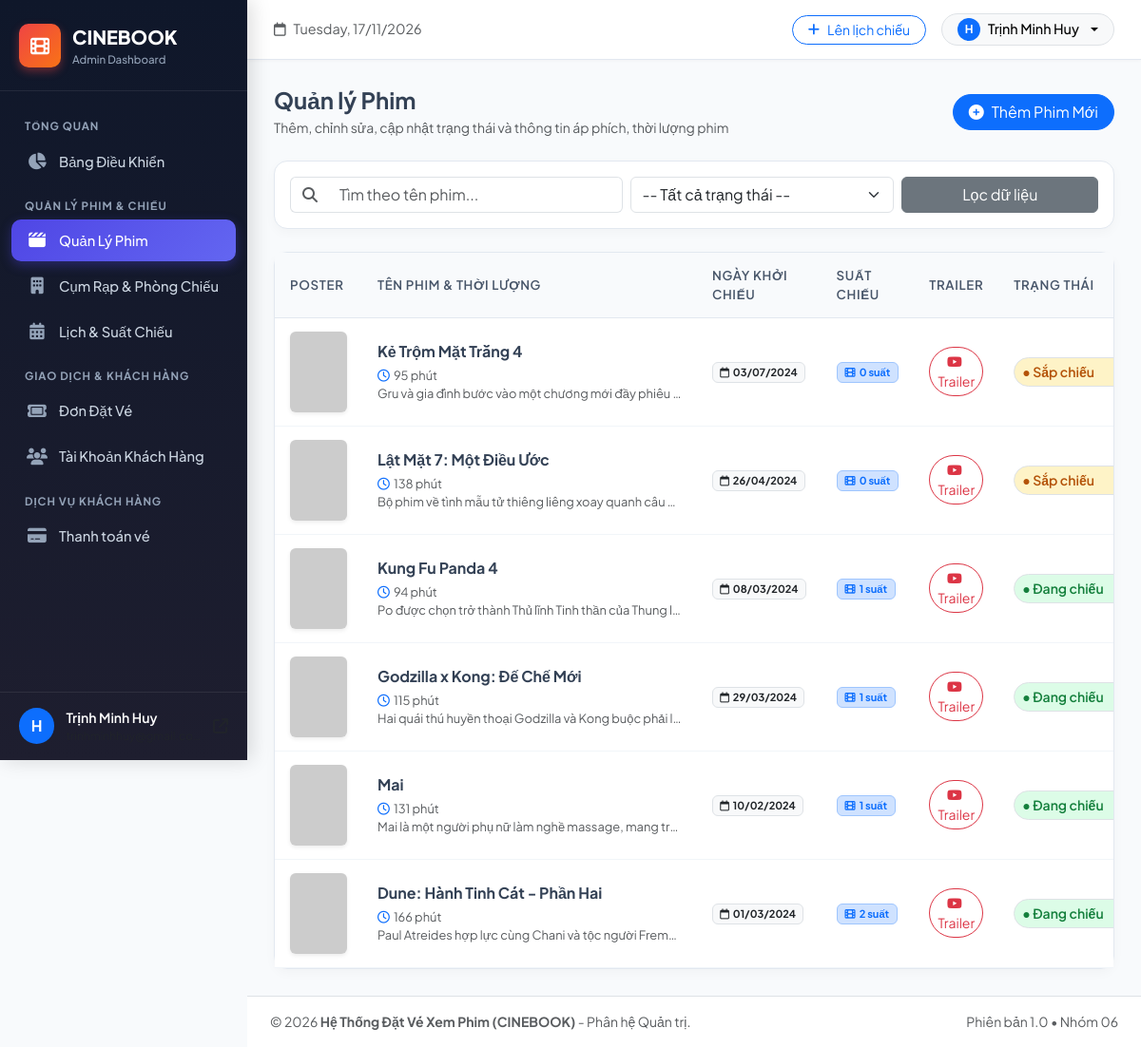
Page /admin/movies.php on the committed database.
### tables this page shows
CREATE TABLE `movies` (
    `id` INT AUTO_INCREMENT PRIMARY KEY,
    `title` VARCHAR(255) NOT NULL,
    `description` TEXT DEFAULT NULL,
    `duration` INT NOT NULL COMMENT 'Thời lượng phim tính theo phút',
    `release_date` DATE NOT NULL,
    `poster` VARCHAR(255) DEFAULT NULL,
    `trailer_url` VARCHAR(255) DEFAULT NULL,
    `status` ENUM('showing', 'upcoming', 'hidden') DEFAULT 'showing',
    `created_at` DATETIME DEFAULT CURRENT_TIMESTAMP
);

### config/database.php (called while the page is built, shortened)
<?php
if (!function_exists('format_date')) {
    function format_date($date) {
        $time = strtotime($date);
        return date('d/m/Y', $time);
    }
}

### admin/movies.php (the view, shortened to what this page needs)
<?php
require_once __DIR__ . '/header.php';
$search = trim($_GET['search'] ?? '');
$filter_status = $_GET['status'] ?? 'all';
$sql = "SELECT m.*, (SELECT COUNT(*) FROM showtimes s WHERE s.movie_id = m.id) AS total_showtimes
        FROM movies m WHERE 1=1";
$sql .= " ORDER BY m.id DESC";
$stmt = $conn->prepare($sql);
$stmt->execute();
$movies = $stmt->get_result();
?>
<div class="d-flex flex-column flex-md-row justify-content-between align-items-md-center mb-4 gap-3">
    <div>
        <h4 class="fw-bold mb-1">Quản lý Phim</h4>
        <p class="text-muted mb-0 small">Thêm, chỉnh sửa, cập nhật trạng thái và thông tin áp phích, thời lượng phim</p>
    </div>
    <button class="btn btn-primary rounded-pill px-3 d-flex align-items-center gap-2" data-bs-toggle="modal" data-bs-target="#movieModal" onclick="openAddMovieModal()">
        <i class="fa-solid fa-circle-plus"></i> Thêm Phim Mới
    </button>
</div>
<div class="card p-3 mb-4">
    <form method="GET" class="row g-2 align-items-center">
        <div class="col-12 col-md-5">
            <div class="input-group">
                <span class="input-group-text bg-white text-muted border-end-0"><i class="fa-solid fa-magnifying-glass"></i></span>
                <input type="text" name="search" class="form-control border-start-0" placeholder="Tìm theo tên phim..." value="<?= htmlspecialchars($search) ?>">
            </div>
        </div>
        <div class="col-12 col-md-4">
            <select name="status" class="form-select" onchange="this.form.submit()">
                <option value="all" <?= $filter_status === 'all' ? 'selected' : '' ?>>-- Tất cả trạng thái --</option>
            </select>
        </div>
        <div class="col-12 col-md-3 d-flex gap-2">
            <button type="submit" class="btn btn-secondary px-3 w-100">Lọc dữ liệu</button>
        </div>
    </form>
</div>
<div class="card">
    <div class="table-responsive">
        <table class="table table-custom align-middle">
            <thead>
                <tr>
                    <th style="width: 80px;">Poster</th>
                    <th>Tên Phim & Thời Lượng</th>
                    <th>Ngày Khởi Chiếu</th>
                    <th>Suất Chiếu</th>
                    <th>Trailer</th>
                    <th>Trạng Thái</th>
                </tr>
            </thead>
            <tbody>
                <?php if ($movies && $movies->num_rows > 0): ?>
                    <?php while ($m = $movies->fetch_assoc()): ?>
                        <tr>
                            <td>
                                <img src="<?= !empty($m['poster']) ? htmlspecialchars($m['poster']) : 'https://placehold.co/80x120?text=No+Poster' ?>"
                                     alt="<?= htmlspecialchars($m['title']) ?>"
                                     class="rounded object-fit-cover shadow-sm"
                                     style="width: 60px; height: 85px;"
                                     onerror="this.src='https://placehold.co/80x120?text=No+Poster'">
                            </td>
                            <td>
                                <div class="fw-bold text-slate-800 fs-6"><?= htmlspecialchars($m['title']) ?></div>
                                <div class="text-muted small mt-1">
                                    <i class="fa-regular fa-clock me-1 text-primary"></i><?= (int)$m['duration'] ?> phút
                                </div>
                                <div class="text-muted small text-truncate" style="max-width: 320px;" title="<?= htmlspecialchars($m['description'] ?? '') ?>">
                                    <?= htmlspecialchars($m['description'] ?? 'Chưa có mô tả') ?>
                                </div>
                            </td>
                            <td>
                                <span class="badge bg-light text-dark border">
                                    <i class="fa-regular fa-calendar me-1"></i><?= format_date($m['release_date']) ?>
                                </span>
                            </td>
                            <td>
                                <span class="badge bg-primary-subtle text-primary border border-primary-subtle px-2 py-1">
                                    <i class="fa-solid fa-film me-1"></i><?= $m['total_showtimes'] ?> suất
                                </span>
                            </td>
                            <td>
                                <?php if (!empty($m['trailer_url'])): ?>
                                    <a href="<?= htmlspecialchars($m['trailer_url']) ?>" target="_blank" class="btn btn-xs btn-outline-danger btn-sm rounded-pill px-2">
                                        <i class="fa-brands fa-youtube me-1"></i>Trailer
                                    </a>
                                <?php else: ?>
                                    <span class="text-muted small">Không có</span>
                                <?php endif; ?>
                            </td>
                            <td>
                                <form method="POST" class="d-inline">
                                    <select name="new_status" class="form-select form-select-sm fw-semibold rounded-pill"
                                            style="width: 135px; <?= $m['status'] == 'showing' ? 'color:#15803d;background:#dcfce7;' : ($m['status'] == 'upcoming' ? 'color:#b45309;background:#fef3c7;' : 'color:#64748b;background:#f1f5f9;') ?>"
                                            onchange="this.form.submit()">
                                        <option value="showing" <?= $m['status'] === 'showing' ? 'selected' : '' ?>>● Đang chiếu</option>
                                        <option value="upcoming" <?= $m['status'] === 'upcoming' ? 'selected' : '' ?>>● Sắp chiếu</option>
                                    </select>
                                </form>
                            </td>
                        </tr>
                    <?php endwhile; ?>
                <?php endif; ?>
            </tbody>
        </table>
    </div>
</div>
<?php require_once __DIR__ . '/footer.php'; ?>

### admin/header.php (shortened to what this page needs)
<?php
require_once __DIR__ . '/../config/database.php';
$current_user = $_SESSION['admin_user'];
$current_page = basename($_SERVER['PHP_SELF']);
?>
<!DOCTYPE html>
<html lang="vi">
<head>
    <link href="https://cdn.jsdelivr.net/npm/bootstrap@5.3.3/dist/css/bootstrap.min.css" rel="stylesheet">
    <link rel="stylesheet" href="https://cdnjs.cloudflare.com/ajax/libs/font-awesome/6.5.2/css/all.min.css">
    <link rel="stylesheet" href="https://cdn.jsdelivr.net/npm/sweetalert2@11/dist/sweetalert2.min.css">
</head>
<body>
<aside id="sidebar">
    <a href="index.php" class="brand">
        <span class="brand-badge"><i class="fa-solid fa-film"></i></span>
        <div>
            <div>CINEBOOK</div>
            <div style="font-size: 0.72rem; color: #94a3b8; font-weight: 500;">Admin Dashboard</div>
        </div>
    </a>
    <div class="nav-menu">
        <div class="nav-label">Tổng Quan</div>
        <a href="index.php" class="nav-link <?= $current_page == 'index.php' ? 'active' : '' ?>">
            <i class="fa-solid fa-chart-pie"></i>
            <span>Bảng Điều Khiển</span>
        </a>
        <div class="nav-label">Quản Lý Phim & Chiếu</div>
        <a href="movies.php" class="nav-link <?= $current_page == 'movies.php' ? 'active' : '' ?>">
            <i class="fa-solid fa-clapperboard"></i>
            <span>Quản Lý Phim</span>
        </a>
        <a href="cinemas.php" class="nav-link <?= $current_page == 'cinemas.php' ? 'active' : '' ?>">
            <i class="fa-solid fa-building"></i>
            <span>Cụm Rạp & Phòng Chiếu</span>
        </a>
        <a href="showtimes.php" class="nav-link <?= $current_page == 'showtimes.php' ? 'active' : '' ?>">
            <i class="fa-solid fa-calendar-days"></i>
            <span>Lịch & Suất Chiếu</span>
        </a>
        <div class="nav-label">Giao Dịch & Khách Hàng</div>
        <a href="orders.php" class="nav-link <?= $current_page == 'orders.php' ? 'active' : '' ?>">
            <i class="fa-solid fa-ticket"></i>
            <span>Đơn Đặt Vé</span>
        </a>
        <a href="users.php" class="nav-link <?= $current_page == 'users.php' ? 'active' : '' ?>">
            <i class="fa-solid fa-users"></i>
            <span>Tài Khoản Khách Hàng</span>
        </a>
        <div class="nav-label">Dịch vụ khách hàng</div>
        <a href="../customer/payment/index.php" class="nav-link">
            <i class="fa-solid fa-credit-card" aria-hidden="true"></i>
            <span>Thanh toán vé</span>
        </a>
    </div>
    <div class="sidebar-footer">
        <div class="rounded-circle bg-primary text-white d-flex align-items-center justify-content-center" style="width: 38px; height: 38px; font-weight: 700;">
            H
        </div>
        <div class="overflow-hidden me-auto">
            <div class="text-truncate fw-semibold text-white" style="font-size: 0.88rem;"><?= htmlspecialchars($current_user['fullname']) ?></div>
            <div class="text-truncate text-muted" style="font-size: 0.75rem;"><?= htmlspecialchars($current_user['email']) ?></div>
        </div>
        <a href="../index.php" class="text-muted" title="Về trang chủ khách hàng" target="_blank">
            <i class="fa-solid fa-arrow-up-right-from-square"></i>
        </a>
    </div>
</aside>
<div id="main-content">
    <header class="top-navbar">
        <div class="d-flex align-items-center gap-3">
            <div class="d-none d-md-flex align-items-center text-muted" style="font-size: 0.9rem;">
                <i class="fa-regular fa-calendar me-2"></i>
                <span id="current-datetime"><?= date('l, d/m/Y') ?></span>
            </div>
        </div>
        <div class="d-flex align-items-center gap-3">
            <a href="showtimes.php" class="btn btn-outline-primary btn-sm rounded-pill px-3 d-none d-sm-inline-flex align-items-center gap-2">
                <i class="fa-solid fa-plus"></i> Lên lịch chiếu
            </a>
            <div class="dropdown">
                <button class="btn btn-light border dropdown-toggle d-flex align-items-center gap-2 rounded-pill px-3 py-1" data-bs-toggle="dropdown">
                    <span class="rounded-circle bg-primary text-white d-inline-flex align-items-center justify-content-center fw-bold" style="width: 24px; height: 24px; font-size: 0.75rem;">H</span>
                    <span class="fw-medium" style="font-size: 0.9rem;"><?= htmlspecialchars($current_user['fullname']) ?></span>
                </button>
            </div>
        </div>
    </header>
    <main class="content-body">

### admin/footer.php (shortened to what this page needs)
    </main>
    <footer class="bg-white border-top py-3 px-4 text-center text-muted small mt-auto">
        <div class="d-flex flex-column flex-sm-row justify-content-between align-items-center gap-2">
            <div>&copy; <?= date('Y') ?> <strong>Hệ Thống Đặt Vé Xem Phim (CINEBOOK)</strong> - Phân hệ Quản trị.</div>
            <div>Phiên bản 1.0 &bull; Nhóm 06</div>
        </div>
    </footer>
</div>
</body>
</html>

### admin/header.php (style rules this page uses)
:root { --sidebar-width: 260px; --primary-color: #6366f1; --primary-hover: #4f46e5; --sidebar-bg: #0f172a; --sidebar-hover: #1e293b; --sidebar-active: #4f46e5; --text-muted: #94a3b8; --body-bg: #f8fafc; }
* { box-sizing: border-box; }
body { font-family: 'Plus Jakarta Sans', sans-serif; background-color: var(--body-bg); color: #334155; min-height: 100vh; overflow-x: hidden; }
#sidebar { position: fixed; top: 0; left: 0; width: var(--sidebar-width); height: 100vh; background: linear-gradient(180deg, #0f172a 0%, #1e1e2f 100%); color: #fff; z-index: 1040; transition: all 0.3s ease; display: flex; flex-direction: column; box-shadow: 4px 0 20px rgba(0, 0, 0, 0.15); }
#sidebar .brand { padding: 24px 20px; font-size: 1.25rem; font-weight: 800; display: flex; align-items: center; gap: 12px; color: #fff; text-decoration: none; border-bottom: 1px solid rgba(255, 255, 255, 0.08); }
#sidebar .brand .brand-badge { background: linear-gradient(135deg, #ef4444 0%, #f97316 100%); padding: 8px 12px; border-radius: 10px; color: #fff; box-shadow: 0 4px 10px rgba(239, 68, 68, 0.4); }
#sidebar .nav-menu { padding: 16px 12px; flex: 1; overflow-y: auto; }
.nav-label { font-size: 0.72rem; text-transform: uppercase; letter-spacing: 0.08em; color: var(--text-muted); padding: 12px 14px 6px; font-weight: 700; }
#sidebar .nav-link { display: flex; align-items: center; gap: 12px; padding: 11px 16px; color: #cbd5e1; font-size: 0.92rem; font-weight: 500; border-radius: 10px; margin-bottom: 4px; transition: all 0.2s ease; text-decoration: none; }
#sidebar .nav-link i { width: 22px; text-align: center; font-size: 1.1rem; color: #94a3b8; transition: color 0.2s; }
#sidebar .nav-link.active { background: linear-gradient(135deg, #4f46e5 0%, #6366f1 100%); color: #fff; box-shadow: 0 4px 12px rgba(79, 70, 229, 0.35); }
#sidebar .nav-link.active i { color: #fff; }
#sidebar .sidebar-footer { padding: 16px 20px; border-top: 1px solid rgba(255, 255, 255, 0.08); display: flex; align-items: center; gap: 12px; }
#main-content { margin-left: var(--sidebar-width); min-height: 100vh; display: flex; flex-direction: column; transition: all 0.3s ease; }
.top-navbar { background: #ffffff; border-bottom: 1px solid #e2e8f0; padding: 14px 28px; display: flex; align-items: center; justify-content: space-between; position: sticky; top: 0; z-index: 1020; box-shadow: 0 1px 3px rgba(0, 0, 0, 0.03); }
.content-body { padding: 28px; flex: 1; }
.card { border: 1px solid #e2e8f0; border-radius: 14px; box-shadow: 0 4px 12px rgba(0, 0, 0, 0.03); background-color: #fff; transition: transform 0.2s, box-shadow 0.2s; }
.table-custom { margin-bottom: 0; }
.table-custom thead th { background-color: #f8fafc; color: #475569; font-weight: 600; font-size: 0.83rem; text-transform: uppercase; letter-spacing: 0.05em; border-bottom: 1px solid #e2e8f0; padding: 14px 16px; vertical-align: middle; }
.table-custom tbody td { padding: 14px 16px; vertical-align: middle; border-bottom: 1px solid #f1f5f9; color: #334155; font-size: 0.92rem; }

### rows in the picture
movies: title "Kẻ Trộm Mặt Trăng 4", duration "95", description "Gru và gia đình bước vào một chương mới đầy phiêu…", release_date "03/07/2024", total_showtimes "0", new_status "● Sắp chiếu"
movies: title "Lật Mặt 7: Một Điều Ước", duration "138", description "Bộ phim về tình mẫu tử thiêng liêng xoay quanh câu…", release_date "26/04/2024", total_showtimes "0", new_status "● Sắp chiếu"
movies: title "Kung Fu Panda 4", duration "94", description "Po được chọn trở thành Thủ lĩnh Tinh thần của Thung l…", release_date "08/03/2024", total_showtimes "1", new_status "● Đang chiếu"
movies: title "Godzilla x Kong: Đế Chế Mới", duration "115", description "Hai quái thú huyền thoại Godzilla và Kong buộc phải l…", release_date "29/03/2024", total_showtimes "1", new_status "● Đang chiếu"
movies: title "Mai", duration "131", description "Mai là một người phụ nữ làm nghề massage, mang tr…", release_date "10/02/2024", total_showtimes "1", new_status "● Đang chiếu"
movies: title "Dune: Hành Tinh Cát - Phần Hai", duration "166", description "Paul Atreides hợp lực cùng Chani và tộc người Frem…", release_date "01/03/2024", total_showtimes "2", new_status "● Đang chiếu"

### other values in the picture
$current_user['fullname'] "Trịnh Minh Huy"
